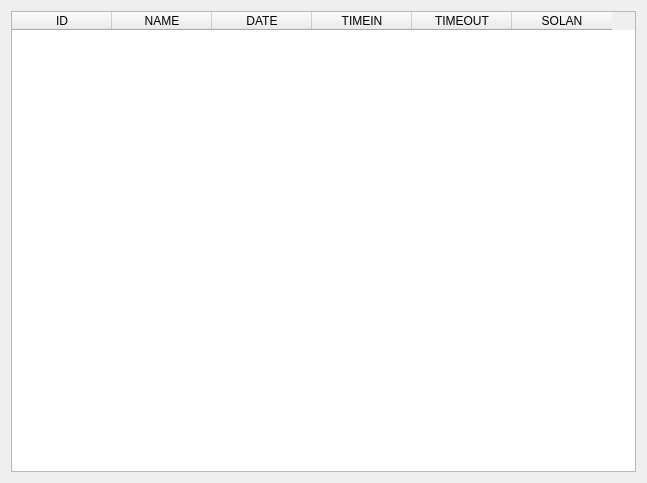
<?xml version="1.0" encoding="UTF-8"?>
<ui version="4.0">
 <class>Dialog</class>
 <widget class="QDialog" name="Dialog">
  <property name="geometry">
   <rect>
    <x>0</x>
    <y>0</y>
    <width>647</width>
    <height>483</height>
   </rect>
  </property>
  <property name="windowTitle">
   <string>DATA</string>
  </property>
  <layout class="QGridLayout" name="gridLayout">
   <item row="0" column="0">
    <widget class="QTableWidget" name="tableWidget">
     <column>
      <property name="text">
       <string>ID</string>
      </property>
     </column>
     <column>
      <property name="text">
       <string>NAME</string>
      </property>
     </column>
     <column>
      <property name="text">
       <string>DATE</string>
      </property>
     </column>
     <column>
      <property name="text">
       <string>TIMEIN</string>
      </property>
     </column>
     <column>
      <property name="text">
       <string>TIMEOUT</string>
      </property>
     </column>
     <column>
      <property name="text">
       <string>SOLAN</string>
      </property>
     </column>
    </widget>
   </item>
  </layout>
 </widget>
 <resources/>
 <connections/>
</ui>
